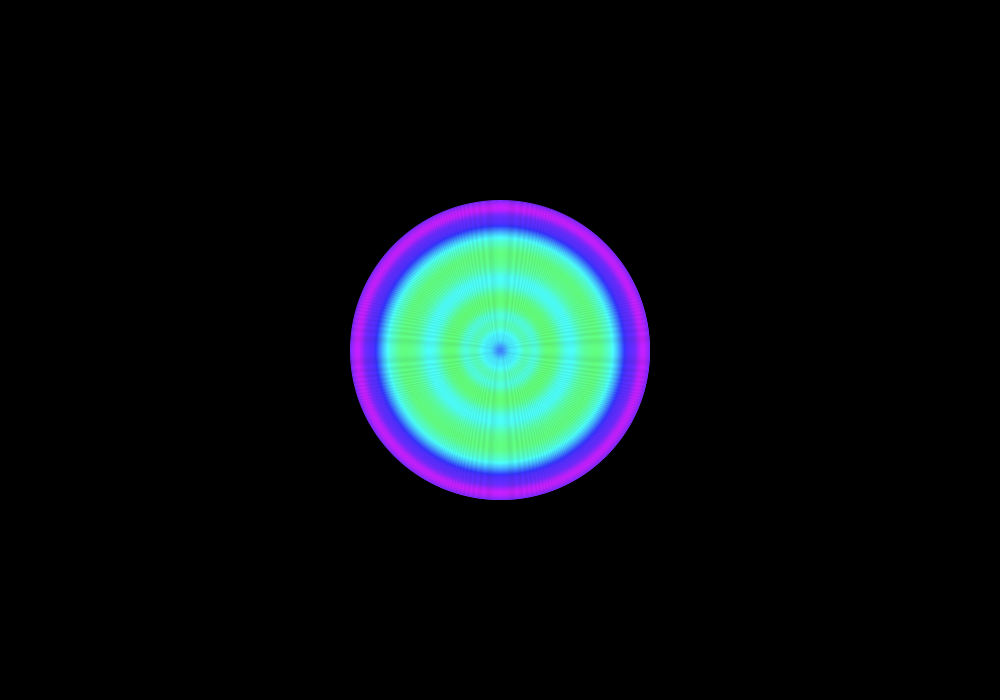
Frame 1 (no input)
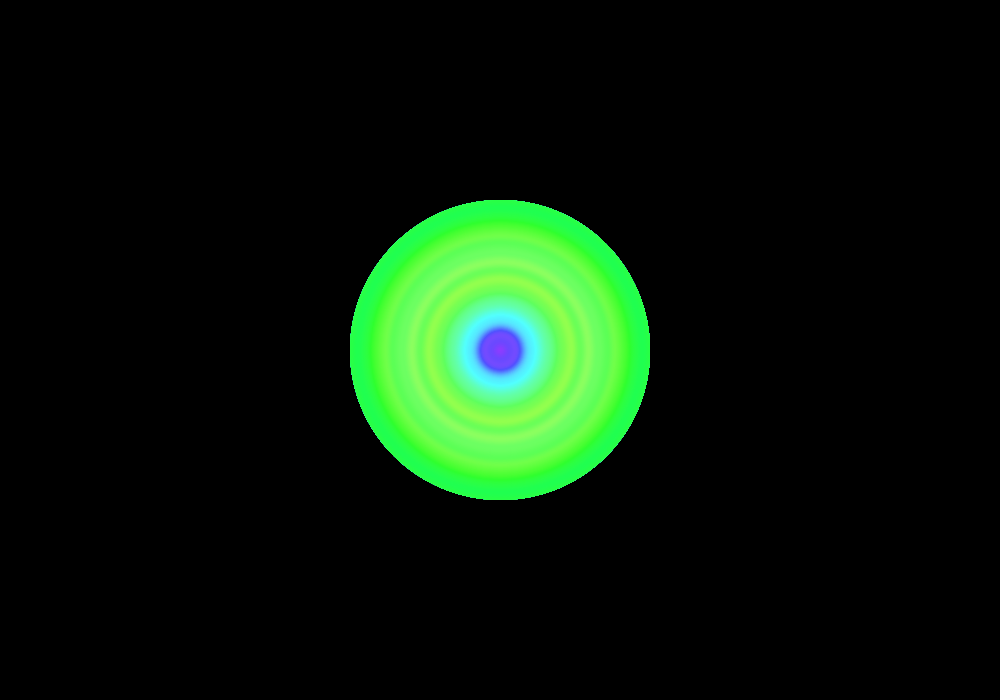
Frame 60 (the mouse pressed at the canvas centre just before this capture)
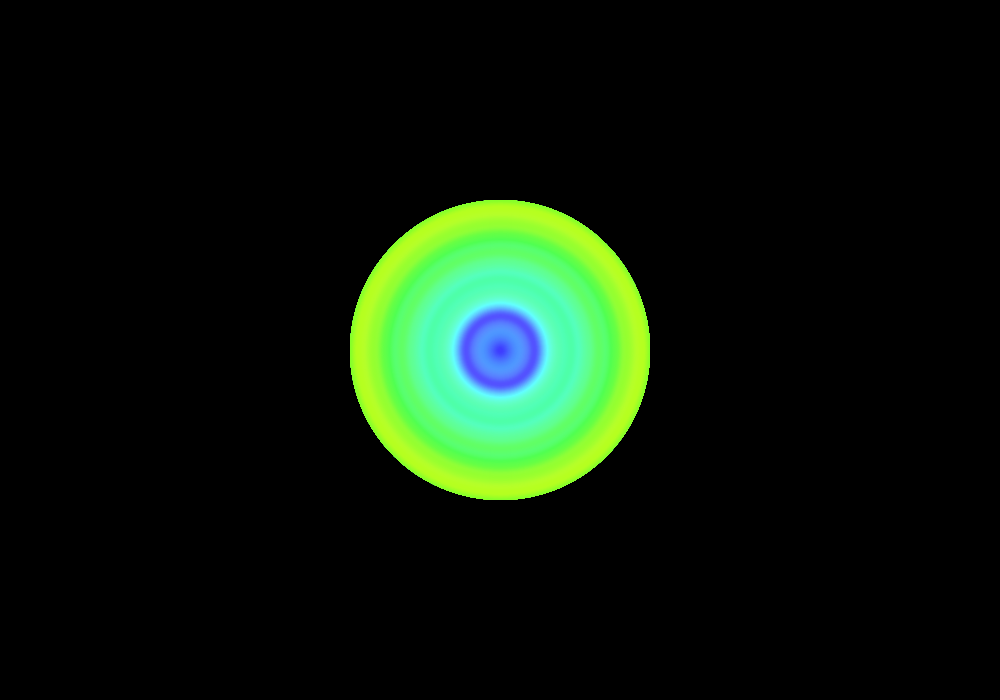
Frame 120 (the mouse held since frame 60 and released just before this capture)

The Processing sketch that drew these frames (run headless with seeded random() and noise(); from frame 60 on, the mouse is pressed at the canvas centre):

// Processing sketch: noise_generated_rect_colour_paintings
// ── noise_generated_rect_colour_paintings.pde
float t = 0;

void setup() {
  size(1000, 700);
  background(0);
  rectMode(CENTER);
  noFill();
  stroke(255);
  smooth(8);
  colorMode(HSB);
}

void draw() {
  float n = 0;
  for (int i = 0; i < 300; i = i + 1) {
    strokeWeight(1);

    float co = map(noise(n, t), 0, 1, 0, 255); 
    float st = map(noise(n), 0, 1, 100, 255);
    stroke(co, st, 255);
    //rect(width/2, height/2, i, i, 90);
    ellipse(width/2,height/2,i,i);
    n = n + 0.007;
  }
  t = t + 0.01;
}


void keyPressed() {
  int rndno = int (random(10000));
  println("saved" + rndno);

  save(rndno+ ".jpg");
}
